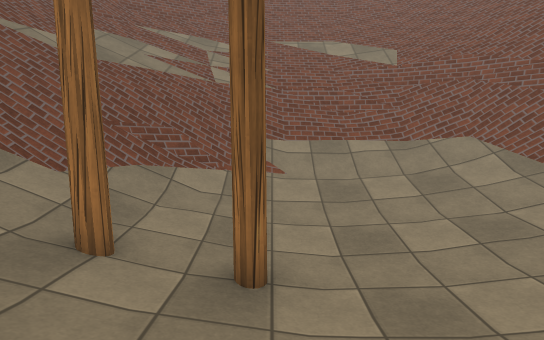
View 1 (above)

15 first-person views from a walk through a Unity game level. The camera is 1.2 m above the floor, tilts 4° down and sees 75° across. The floor is counted in squares, 1 m on a side. Each view is taken from the middle of a square. On the plan, view 1 faces up. The plan holds only what a view shows up to about 14 squares ahead; the rest is blank. The place goes on beyond the plan. Surface patterns are stand-ins for the level's own textures.

View 2
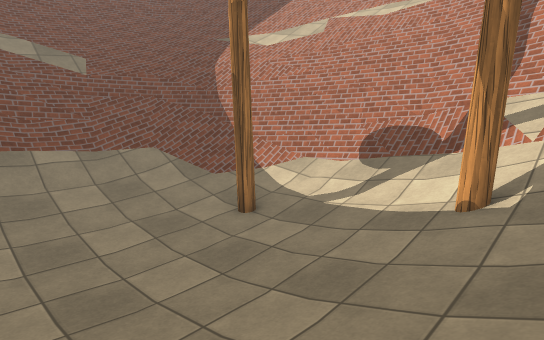

View 3
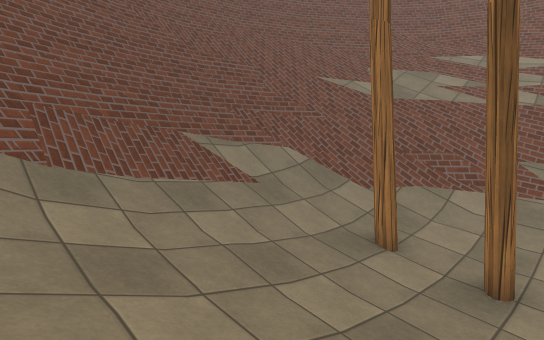

View 4
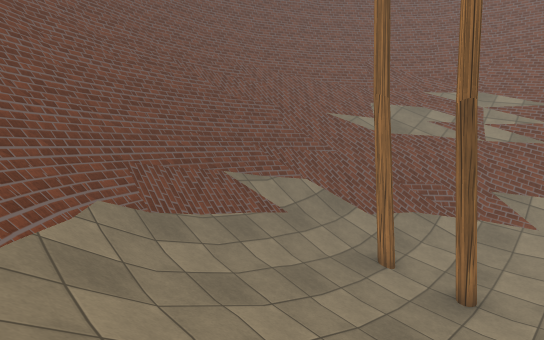

View 5
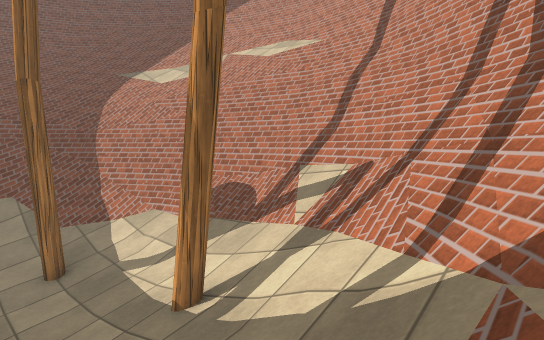

View 6
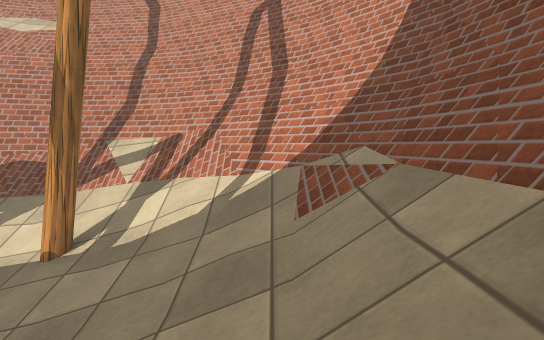

View 7
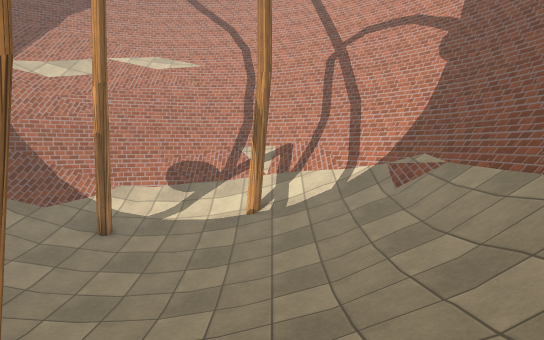

View 8
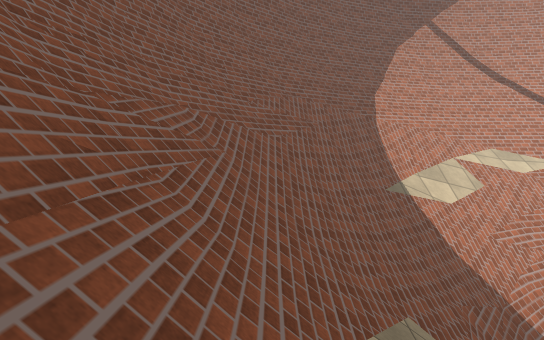

View 9
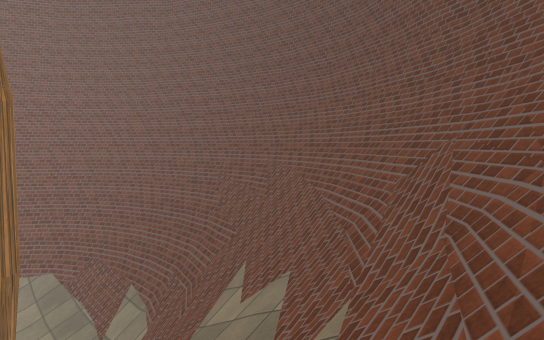

View 10
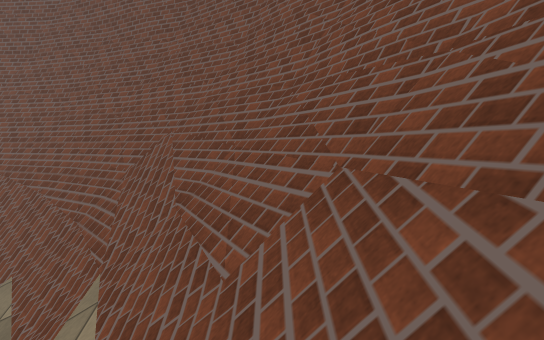

View 11
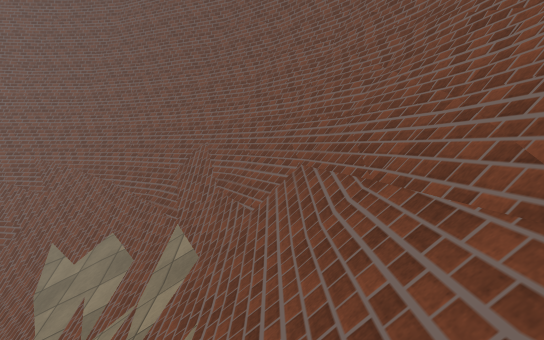

View 12
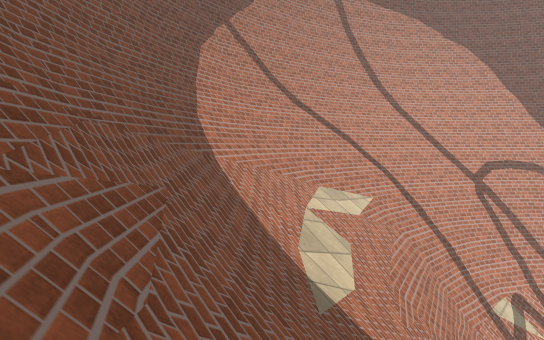

View 13
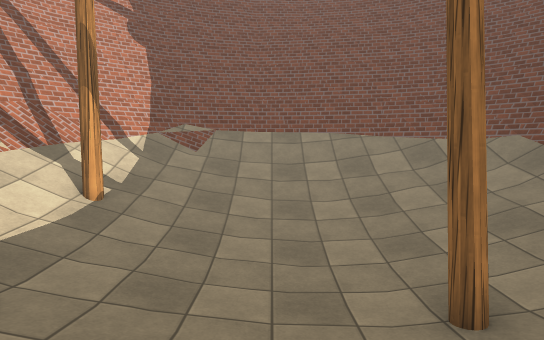

View 14
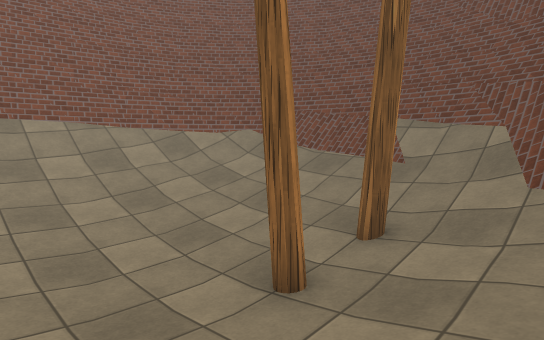

View 15
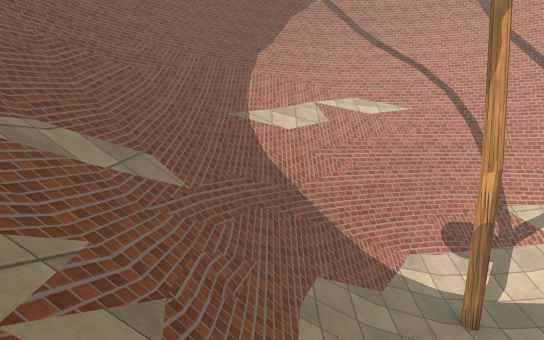

### Floor plan
Key: @ floor where view 1 was taken; # wall or solid block; . main floor; - floor 0.5 m lower than the main floor; : floor 5.5 m higher than the main floor; / step, stairs or slope; = window, fence, low wall or low ledge; ^ raised ledge; v drop or lower ground; O other object.
Columns run from 11 left of view 1 to 15 right of it. Each row starts with its distance up from view 1.
 18                #####
 17        #########==####
 16      ####===#//////=####
 15     ##==////////////==###
 14    ###=////////////////##
 13    #=//////////////////=##
 12   #=#///////////////////##
 11   ##=////////v=vv=//////=#
 10  ##=////////////////////##
  9  #=///////////////=#/////##
  8 ##////////////////==/////##
  7 #=/////////////////#v////=#
  6 #//////////....////##v///=#
  5 # //=#///..---./#//=#vv//##
  4 #=/v#=///#-#---..//=##v=###
  3 ##vv##///..----..///=#v:=#
  2 ##v##O////.----.////=#v==#
  1  #:v#O/////.-.//////##v==#
  0  #= #=/////@..//////=#  #
 -1  ## #==////////////O=#
 -2  ## v###//////////==#v
 -3      ###=////////=^##
 -4        ###=////O=###
 -5         v#########
 -6            v####v

Positions as (right, up) in squares from view 1, and headings:
1: (0, 0), facing up
2: (0, -1), facing up-right
3: (1, -2), facing up-left
4: (2, -4), facing up-left
5: (3, -4), facing up-right
6: (0, -3), facing right
7: (-5, 0), facing right
8: (-1, 15), facing right
9: (-1, 15), facing down-left
10: (0, 15), facing left
11: (4, 15), facing left
12: (6, 16), facing down-right
13: (2, 8), facing down
14: (3, 7), facing down-left
15: (-4, 10), facing right
